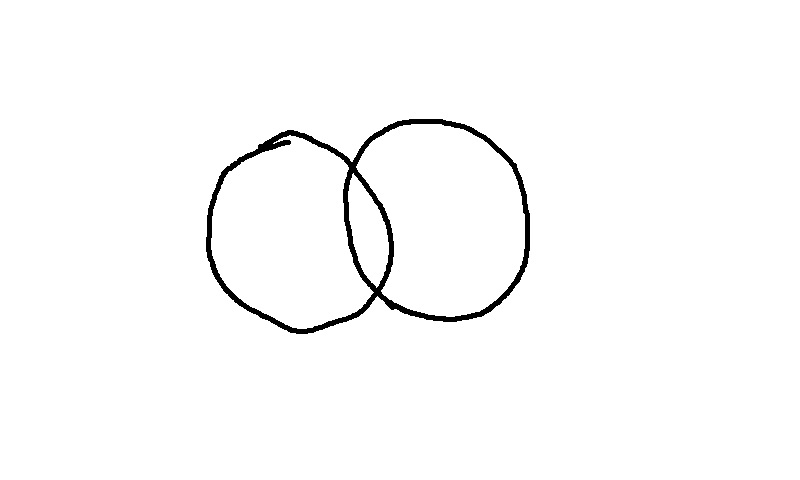
#> input picture sketchquery/samples/elements/joins/two-circles.jpg, 800 x 480 px
$ python join.py   (older library calls are emulated)
#> lines starting #> are read from the running program, lines starting #| are printed output that depends on the picture; after the words box and inside, x2 and y2 are one past the last pixel; in counts of white or black regions, pixels touching at a corner belong together
#> further down, image is the input picture: shape (480, 800, 3); min 0, max 255, mean 250.8
### sketchquery/core.py
import cv2
import numpy as np
import tesserocr
import pymysql
from PIL import Image
import math
from xml.etree.ElementTree import Element, SubElement, ElementTree
from nltk.metrics import *

def optimalSize(img, sqr=800):
#> called with sqr = 800
    height, width = img.shape[:2]
#> height = 480; width = 800

    ratio = height/width
#> ratio = 0.6

    if(ratio<=1):
        h = ratio * sqr
#> h = 480
        w = sqr
    else:
        h = sqr
        w = (1/ratio) * sqr

    scaledRatio = h/height
#> scaledRatio = 1

    output = cv2.resize(img, None, fx=w/width, fy=h/height, interpolation = cv2.INTER_CUBIC)
    return scaledRatio, output

def binaryImage(grayImg):
    ret, thresh = cv2.threshold(grayImg, 127, 255, cv2.THRESH_BINARY_INV)
    return thresh

# [47 lines left out: function textRegionsWithStats, not called in this run]

def imageToText(img):
    pilImage = Image.fromarray(img)
    return tesserocr.image_to_text(pilImage).replace('\n', '')

# [39 lines left out: function enclosedByCircle, not called in this run]

def eucDist(point1, point2):
    return math.sqrt(pow(point1[0]-point2[0], 2) + pow(point1[1]-point2[1], 2))

# [133 lines left out: functions getPointsOfCircle, getCommonPoints, getCentroid, toPoints, scale, getPointsOfRect and 1 more, not called in this run]

def getTableNames(tree):
    return [tableNode.attrib['tbname'] for tableNode in tree.iter('table')]

# [74 lines left out: functions getColumnNames, minDisWord, convertToSQL, not called in this run]

### sketchquery/test/jointest/join.py
import cv2
import numpy as np
from sketchquery.core import *

image = cv2.imread('../../samples/elements/joins/two-circles.jpg', cv2.IMREAD_COLOR)

ratio, resized = optimalSize(image, sqr=800)
#> ratio = 1

gray = cv2.cvtColor(resized, cv2.COLOR_BGR2GRAY)

thresh = binaryImage(gray)
#> in binaryImage, `ret, thresh = cv2.threshold(grayImg, 127, 255, cv2.THRESH_BINARY_INV)`:
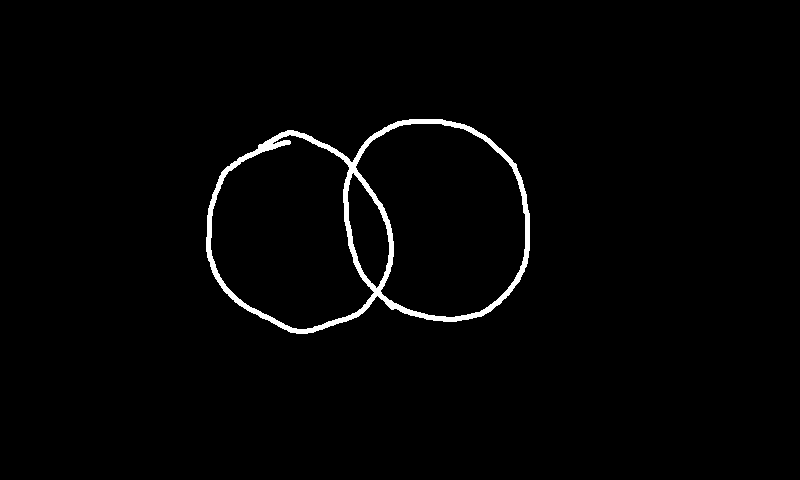
#> thresh: shape (480, 800); 1.7% white; 1 white region

ret, conts, hier = cv2.findContours(thresh.copy(), mode=cv2.RETR_EXTERNAL, method=cv2.CHAIN_APPROX_SIMPLE)
#> conts = 1 contour; box (x1, y1, x2, y2) and area: (206, 119, 530, 334) 54629


hull = cv2.convexHull(conts[0])
#> hull = contour of 51 points, box (x1, y1, x2, y2) (206, 119, 530, 334), area 58037

cv2.drawContours(image, [hull], -1, (0, 255, 0))
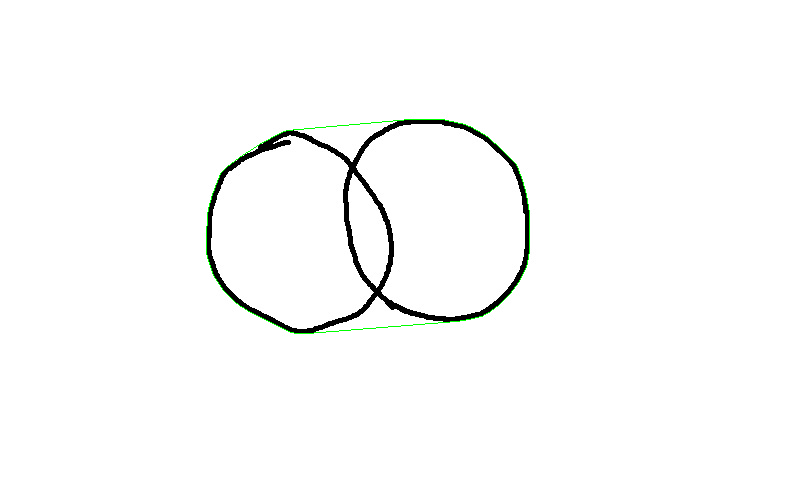
#> image: shape (480, 800, 3); 0.22% of pixels changed, all inside (x1, y1, x2, y2) = (206, 119, 530, 334)

#> (the run stopped early here; a loop or call above may not have finished)

$ run again, with sketchquery/samples/elements/joins/houghtest.jpg copied over sketchquery/samples/elements/joins/two-circles.jpg
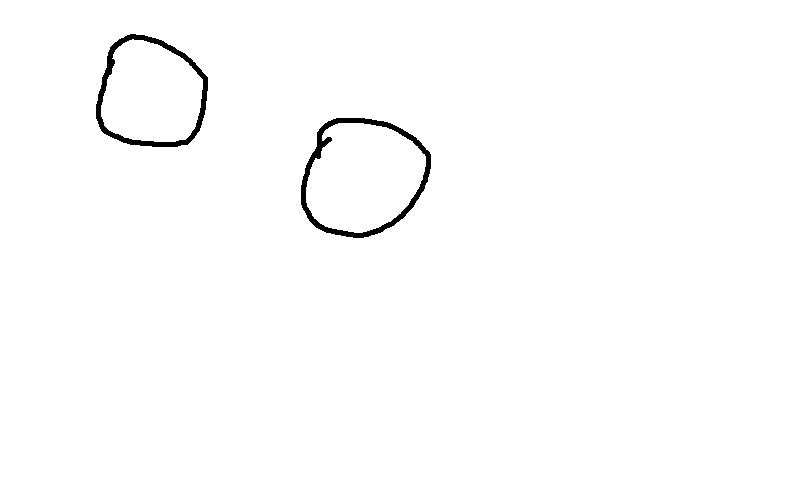
#> input picture sketchquery/samples/elements/joins/houghtest.jpg, 800 x 480 px
#> image is the input picture: shape (480, 800, 3); min 0, max 255, mean 252.4
#> `ratio, resized = optimalSize(image, sqr=800)`: ratio = 1
#> in binaryImage, `ret, thresh = cv2.threshold(grayImg, 127, 255, cv2.THRESH_BINARY_INV)`:
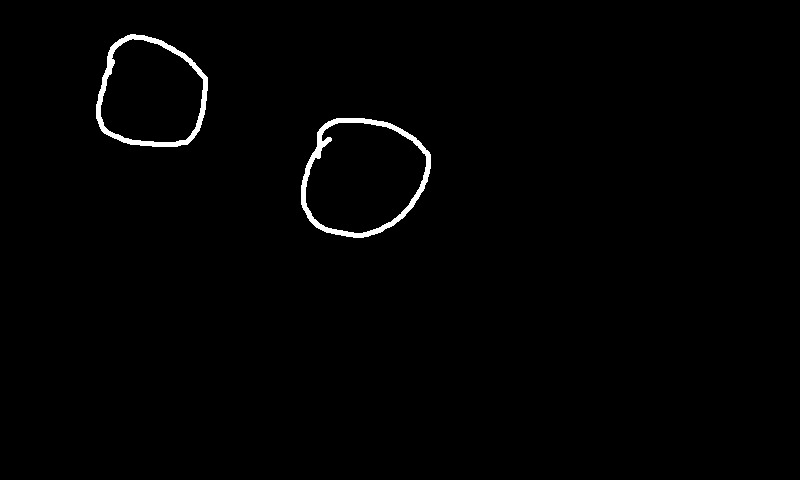
#> thresh: shape (480, 800); 1% white; 2 white regions
#> conts = 2 contours; box (x1, y1, x2, y2) and area: (301, 118, 431, 238) 11942, (96, 34, 208, 147) 9889
#> hull = contour of 42 points, box (x1, y1, x2, y2) (301, 118, 431, 238), area 12122
#> `cv2.drawContours(image, [hull], -1, (0, 255, 0))`:
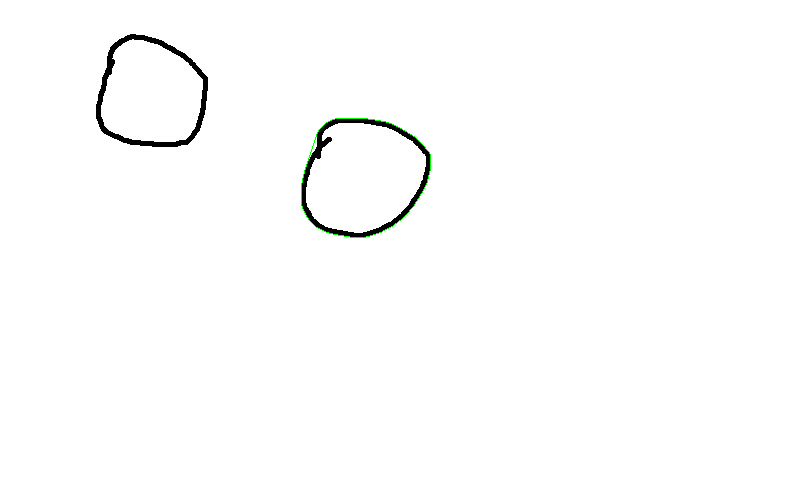
#> image: shape (480, 800, 3); 0.09% of pixels changed, all inside (x1, y1, x2, y2) = (301, 118, 431, 238)

$ run again, with sketchquery/samples/elements/joins/one-cirlcle.jpg copied over sketchquery/samples/elements/joins/two-circles.jpg
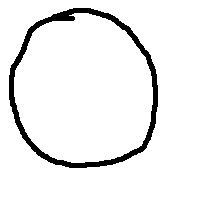
#> input picture sketchquery/samples/elements/joins/one-cirlcle.jpg, 200 x 200 px
#> image is the input picture: shape (200, 200, 3); min 0, max 255, mean 238.3
#> `ratio, resized = optimalSize(image, sqr=800)`: ratio = 4
#> in binaryImage, `ret, thresh = cv2.threshold(grayImg, 127, 255, cv2.THRESH_BINARY_INV)`:
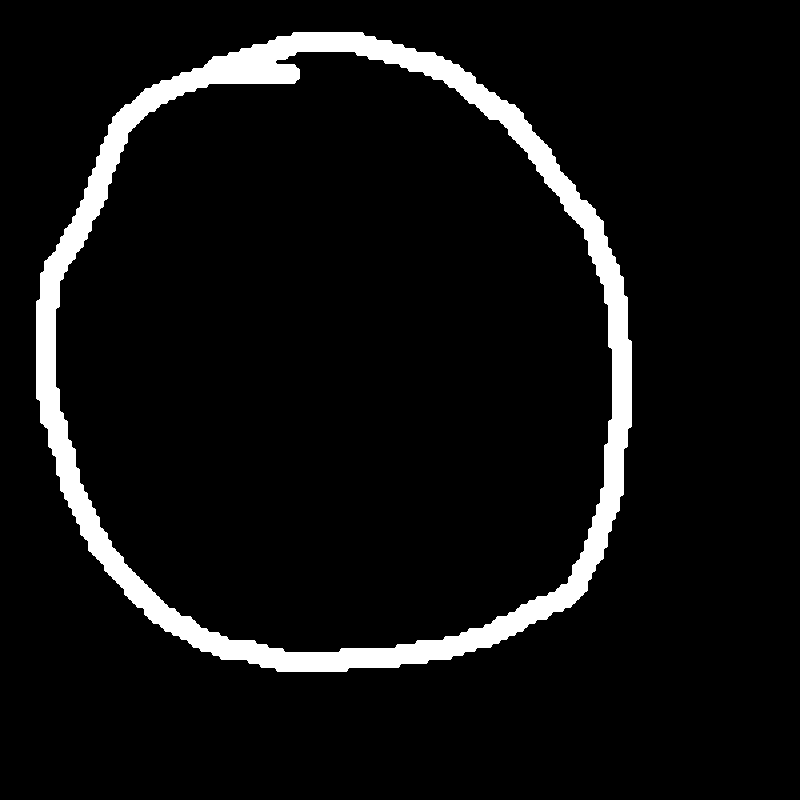
#> thresh: shape (800, 800); 6.5% white; 1 white region
#> conts = 1 contour; box (x1, y1, x2, y2) and area: (36, 32, 632, 672) 306325
#> hull = contour of 48 points, box (x1, y1, x2, y2) (36, 32, 632, 672), area 310247
#> `cv2.drawContours(image, [hull], -1, (0, 255, 0))`:
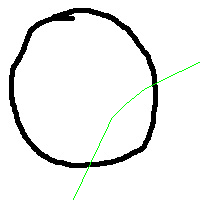
#> image: shape (200, 200, 3); 0.43% of pixels changed, all inside (x1, y1, x2, y2) = (73, 62, 200, 200)

$ run again, with sketchquery/samples/elements/joins/join-in-scene.png saved as sketchquery/samples/elements/joins/two-circles.jpg
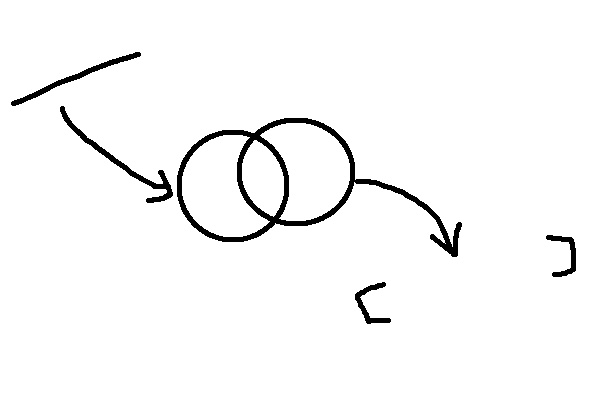
#> input picture sketchquery/samples/elements/joins/join-in-scene.png, 600 x 400 px
#> image is the input picture: shape (400, 600, 3); min 0, max 255, mean 247.5
#> `ratio, resized = optimalSize(image, sqr=800)`: ratio = 1.33
#> in binaryImage, `ret, thresh = cv2.threshold(grayImg, 127, 255, cv2.THRESH_BINARY_INV)`:
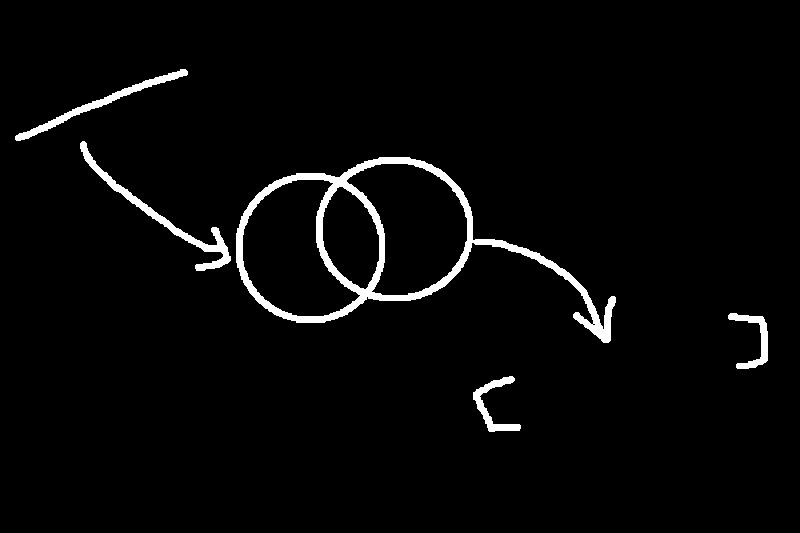
#> thresh: shape (533, 800); 2.9% white; 5 white regions
#> conts = 5 contours; box (x1, y1, x2, y2) and area: (236, 157, 616, 343) 31280, (80, 141, 231, 271) 1514, (15, 69, 188, 141) 1110, (473, 376, 521, 432) 648, (728, 313, 768, 369) 592
#> hull = contour of 16 points, box (x1, y1, x2, y2) (473, 376, 521, 432), area 1959
#> image: shape (400, 600, 3); 0.03% of pixels changed, all inside (x1, y1, x2, y2) = (473, 376, 518, 400)
